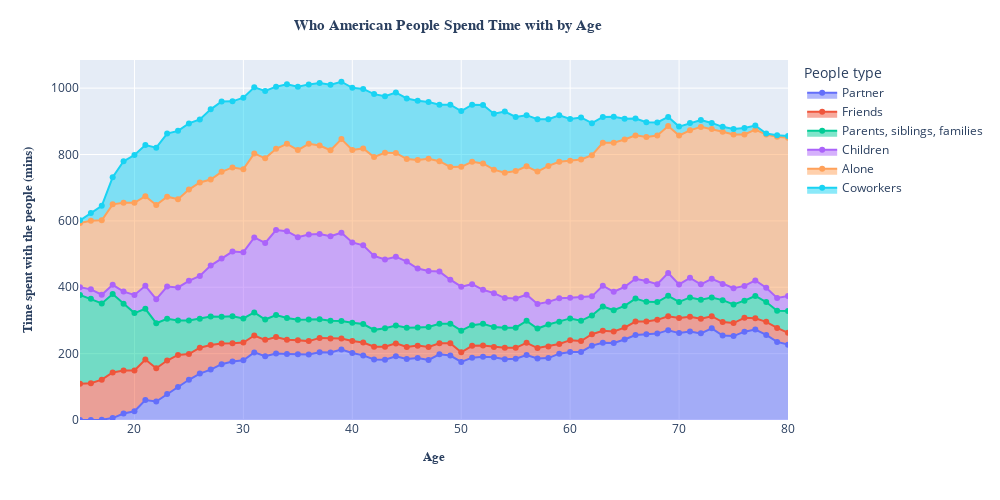

The cell this chart's notebook holds for it:
### Markdown cell above
### Thoughts:
- In my opinion, the seaborn bar chart (displayed in groups horizontally) was not as visually clear since our brain needs to do a bit more work to make sense of the plot (figure out what color bar is which people group) and it takes time to figure out who people spend most time with at different age group
- The idea of stacked bar plot came to mind
    - Inspired by [the porportion bar plot of How People Spend Their Time](https://ourworldindata.org/time-use#who-do-we-spend-time-with-across-our-lifetime)
    - Plotly offered an easy way to plot stacked bar chart (simipler than seaborn and needed a simple aggregate via groupby) and interactive with hoover option
    - The [Plotly stacked bar plot](https://plotly.com/python/bar-charts/) is much more clear and easier for people to understand the data content with customized hoover data display
    - Less brain power to figure out which color is what group and the stack bars help to see which people group each age group spend most with

#### Notes to myself:
- [Things to keep in mind when using Seaborn to plot](https://michaelwaskom.medium.com/three-common-seaborn-difficulties-10fdd0cc2a8b)

### Code cell
# Plot Area plot of the time data
fig = px.area(df1_long, x='Year', y='Time_mins', color='People type')

fig.update_layout(
    width = 1000,
    height=500,
    xaxis_title={
        'text': '<b>Age</b>',
        'font': {'size': 13, 'family': 'Arial'}
    },
    yaxis_title={'text':'<b>Time spent with the people (mins)</b>',
                'font':{'size': 13, 'family': 'Arial'}
    },
    title={'text':'<b>Who American People Spend Time with by Age </b>',
                'font':{'size': 15, 'family': 'Arial'}
    },
    title_x=0.45, #ceneter the title to the middle, title_x btw 0 and 1
    hovermode='x unified'
) # to bold font, use <b> </b> like HTML

fig.update_traces(mode="markers+lines",
                 hovertemplate='%{y:.2f} mins'
                 )
fig.show()

### Figure 1 — Plotly figure (JSON) as saved in the notebook; plotly's stock layout.template omitted (floating-point values rounded to 4 significant figures)
{"data": [{"fillpattern": {"shape": ""}, "hovertemplate": "%{y:.2f} mins", "legendgroup": "Partner", "line": {"color": "#636efa"}, "marker": {"symbol": "circle"}, "mode": "markers+lines", "name": "Partner", "orientation": "v", "showlegend": true, "stackgroup": "1", "type": "scatter", "x": [15, 16, 17, 18, 19, 20, 21, 22, 23, 24, 25, 26, 27, 28, 29, 30, 31, 32, 33, 34, 35, 36, 37, 38, 39, 40, 41, 42, 43, 44, 45, 46, 47, 48, 49, 50, 51, 52, 53, 54, 55, 56, 57, 58, 59, 60, 61, 62, 63, 64, 65, 66, 67, 68, 69, 70, 71, 72, 73, 74, 75, 76, 77, 78, 79, 80], "xaxis": "x", "y": [0, 0.03069, 1.123, 5.697, 19.34, 26.35, 59.9, 55.77, 78.19, 99.44, 121.3, 139.9, 151.9, 168.2, 176.2, 180.0, 203.7, 192.0, 200.0, 199.2, 198.3, 197.6, 204.0, 203.3, 212.1, 201.9, 194.7, 182.3, 181.8, 191.9, 184.0, 186.7, 181.1, 198.0, 194.1, 174.9, 187.8, 190.5, 188.7, 182.9, 184.4, 195.9, 185.3, 186.5, 199.9, 204.6, 205.2, 224.1, 232.4, 231.8, 242.5, 255.9, 258.1, 260.4, 270.7, 261.9, 266.7, 261.1, 276.1, 254.4, 252.9, 266.2, 272.7, 256.4, 235.4, 227.0], "yaxis": "y"}, {"fillpattern": {"shape": ""}, "hovertemplate": "%{y:.2f} mins", "legendgroup": "Friends", "line": {"color": "#EF553B"}, "marker": {"symbol": "circle"}, "mode": "markers+lines", "name": "Friends", "orientation": "v", "showlegend": true, "stackgroup": "1", "type": "scatter", "x": [15, 16, 17, 18, 19, 20, 21, 22, 23, 24, 25, 26, 27, 28, 29, 30, 31, 32, 33, 34, 35, 36, 37, 38, 39, 40, 41, 42, 43, 44, 45, 46, 47, 48, 49, 50, 51, 52, 53, 54, 55, 56, 57, 58, 59, 60, 61, 62, 63, 64, 65, 66, 67, 68, 69, 70, 71, 72, 73, 74, 75, 76, 77, 78, 79, 80], "xaxis": "x", "y": [109.4, 110.7, 120.4, 137.8, 129.9, 122.7, 122.4, 100.2, 101.1, 96.79, 77.54, 77.86, 74.14, 62.49, 55.08, 53.48, 50.93, 49.46, 49.73, 42.65, 41.66, 40.12, 43.36, 42.1, 33.61, 36.2, 38.73, 38.7, 39.11, 38.86, 36.09, 37.46, 39.24, 33.36, 37.32, 28.92, 35.63, 33.96, 31.59, 34.84, 33.08, 36.82, 31.48, 35.28, 29.07, 35.95, 32.81, 34.45, 36.15, 35.18, 35.9, 40.83, 38.98, 41.38, 42.0, 45.8, 44.43, 44.23, 36.59, 40.51, 39.08, 41.5, 33.6, 39.3, 41.98, 35.59], "yaxis": "y"}, {"fillpattern": {"shape": ""}, "hovertemplate": "%{y:.2f} mins", "legendgroup": "Parents, siblings, families", "line": {"color": "#00cc96"}, "marker": {"symbol": "circle"}, "mode": "markers+lines", "name": "Parents, siblings, families", "orientation": "v", "showlegend": true, "stackgroup": "1", "type": "scatter", "x": [15, 16, 17, 18, 19, 20, 21, 22, 23, 24, 25, 26, 27, 28, 29, 30, 31, 32, 33, 34, 35, 36, 37, 38, 39, 40, 41, 42, 43, 44, 45, 46, 47, 48, 49, 50, 51, 52, 53, 54, 55, 56, 57, 58, 59, 60, 61, 62, 63, 64, 65, 66, 67, 68, 69, 70, 71, 72, 73, 74, 75, 76, 77, 78, 79, 80], "xaxis": "x", "y": [267.1, 254.3, 229.8, 236.4, 201.3, 173.1, 152.7, 135.8, 125.8, 103.8, 101.0, 87.65, 85.96, 80.15, 81.61, 72.48, 69.53, 61.34, 66.36, 65.72, 62.11, 64.81, 56.45, 54.0, 52.7, 54.64, 55.61, 50.69, 55.29, 54.22, 58.07, 54.8, 60.09, 58.56, 58.64, 65.36, 62.21, 65.24, 59.57, 60.02, 60.74, 66.08, 58.83, 65.85, 67.32, 65.53, 60.9, 56.58, 73.46, 63.96, 65.28, 69.28, 58.83, 53.72, 61.42, 47.98, 58.15, 57.17, 56.55, 66.21, 56.28, 51.96, 67.46, 59.7, 51.94, 66.1], "yaxis": "y"}, {"fillpattern": {"shape": ""}, "hovertemplate": "%{y:.2f} mins", "legendgroup": "Children", "line": {"color": "#ab63fa"}, "marker": {"symbol": "circle"}, "mode": "markers+lines", "name": "Children", "orientation": "v", "showlegend": true, "stackgroup": "1", "type": "scatter", "x": [15, 16, 17, 18, 19, 20, 21, 22, 23, 24, 25, 26, 27, 28, 29, 30, 31, 32, 33, 34, 35, 36, 37, 38, 39, 40, 41, 42, 43, 44, 45, 46, 47, 48, 49, 50, 51, 52, 53, 54, 55, 56, 57, 58, 59, 60, 61, 62, 63, 64, 65, 66, 67, 68, 69, 70, 71, 72, 73, 74, 75, 76, 77, 78, 79, 80], "xaxis": "x", "y": [23.46, 28.61, 26.09, 27.39, 36.45, 54.63, 69.29, 72.3, 96.94, 99.39, 119.5, 128.6, 153.3, 175.8, 194.5, 199.8, 225.9, 230.7, 256.4, 261.2, 248.9, 256.6, 256.4, 254.5, 266.1, 242.4, 237.3, 223.0, 207.7, 207.0, 199.2, 177.5, 168.4, 157.3, 132.7, 132.4, 123.7, 102.7, 102.4, 89.76, 88.13, 78.61, 73.9, 68.31, 70.33, 61.93, 71.08, 57.48, 62.51, 55.41, 57.59, 59.68, 62.77, 53.82, 68.85, 52.78, 59.07, 46.34, 56.12, 48.99, 48.64, 44.34, 46.72, 42.99, 38.61, 45.01], "yaxis": "y"}, {"fillpattern": {"shape": ""}, "hovertemplate": "%{y:.2f} mins", "legendgroup": "Alone", "line": {"color": "#FFA15A"}, "marker": {"symbol": "circle"}, "mode": "markers+lines", "name": "Alone", "orientation": "v", "showlegend": true, "stackgroup": "1", "type": "scatter", "x": [15, 16, 17, 18, 19, 20, 21, 22, 23, 24, 25, 26, 27, 28, 29, 30, 31, 32, 33, 34, 35, 36, 37, 38, 39, 40, 41, 42, 43, 44, 45, 46, 47, 48, 49, 50, 51, 52, 53, 54, 55, 56, 57, 58, 59, 60, 61, 62, 63, 64, 65, 66, 67, 68, 69, 70, 71, 72, 73, 74, 75, 76, 77, 78, 79, 80], "xaxis": "x", "y": [193.3, 206.4, 224.2, 242.7, 267.8, 277.6, 270.2, 283.6, 270.9, 265.8, 275.1, 281.6, 259.3, 261.1, 253.7, 250.0, 253.2, 255.1, 244.9, 263.6, 262.6, 273.3, 267.1, 259.0, 282.0, 278.3, 292.1, 297.9, 321.7, 312.7, 309.0, 326.8, 338.2, 332.6, 339.7, 361.1, 368.6, 380.8, 372.2, 377.7, 384.1, 387.0, 399.2, 409.8, 411.5, 413.3, 414.8, 425.2, 430.5, 449.0, 444.0, 432.0, 433.9, 448.2, 443.0, 448.9, 444.5, 474.5, 451.4, 458.7, 463.4, 456.5, 454.3, 461.6, 485.8, 476.8], "yaxis": "y"}, {"fillpattern": {"shape": ""}, "hovertemplate": "%{y:.2f} mins", "legendgroup": "Coworkers", "line": {"color": "#19d3f3"}, "marker": {"symbol": "circle"}, "mode": "markers+lines", "name": "Coworkers", "orientation": "v", "showlegend": true, "stackgroup": "1", "type": "scatter", "x": [15, 16, 17, 18, 19, 20, 21, 22, 23, 24, 25, 26, 27, 28, 29, 30, 31, 32, 33, 34, 35, 36, 37, 38, 39, 40, 41, 42, 43, 44, 45, 46, 47, 48, 49, 50, 51, 52, 53, 54, 55, 56, 57, 58, 59, 60, 61, 62, 63, 64, 65, 66, 67, 68, 69, 70, 71, 72, 73, 74, 75, 76, 77, 78, 79, 80], "xaxis": "x", "y": [8.342, 23.53, 43.81, 81.63, 124.9, 143.9, 154.2, 173.0, 190.1, 206.1, 199.2, 190.1, 211.5, 212.1, 199.1, 215.6, 199.1, 202.8, 187.0, 179.4, 190.7, 178.9, 188.5, 197.1, 172.8, 187.3, 179.4, 189.5, 169.8, 182.1, 182.5, 179.0, 171.4, 170.1, 187.7, 168.2, 172.2, 176.1, 168.3, 184.4, 162.9, 154.1, 157.7, 140.4, 140.2, 125.9, 126.8, 96.65, 78.32, 78.25, 62.19, 50.92, 44.56, 39.27, 27.19, 26.85, 21.89, 20.65, 18.39, 14.61, 16.37, 19.66, 12.48, 3.249, 4.533, 5.215], "yaxis": "y"}], "layout": {"height": 500, "hovermode": "x unified", "legend": {"title": {"text": "People type"}, "tracegroupgap": 0}, "margin": {"t": 60}, "title": {"font": {"family": "Arial", "size": 15}, "text": "<b>Who American People Spend Time with by Age </b>", "x": 0.45}, "width": 1000, "xaxis": {"anchor": "y", "domain": [0, 1], "title": {"font": {"family": "Arial", "size": 13}, "text": "<b>Age</b>"}}, "yaxis": {"anchor": "x", "domain": [0, 1], "title": {"font": {"family": "Arial", "size": 13}, "text": "<b>Time spent with the people (mins)</b>"}}}}
